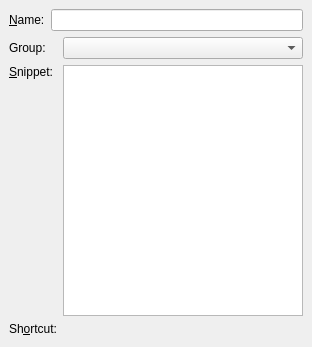
<?xml version="1.0" encoding="UTF-8"?>
<ui version="4.0">
 <class>SnippetDialog</class>
 <widget class="QWidget" name="SnippetDialog">
  <property name="geometry">
   <rect>
    <x>0</x>
    <y>0</y>
    <width>312</width>
    <height>347</height>
   </rect>
  </property>
  <property name="windowTitle">
   <string>Form</string>
  </property>
  <layout class="QVBoxLayout" name="verticalLayout">
   <property name="leftMargin">
    <number>9</number>
   </property>
   <property name="topMargin">
    <number>9</number>
   </property>
   <property name="rightMargin">
    <number>9</number>
   </property>
   <item>
    <layout class="QFormLayout" name="formLayout_2">
     <item row="0" column="0">
      <widget class="QLabel" name="nameLabel">
       <property name="text">
        <string>&amp;Name:</string>
       </property>
       <property name="wordWrap">
        <bool>false</bool>
       </property>
       <property name="buddy">
        <cstring>nameEdit</cstring>
       </property>
      </widget>
     </item>
     <item row="0" column="1">
      <widget class="KLineEdit" name="nameEdit"/>
     </item>
    </layout>
   </item>
   <item>
    <widget class="QWidget" name="groupWidget" native="true">
     <layout class="QGridLayout" name="gridLayout" rowstretch="0,1,0">
      <property name="margin">
       <number>0</number>
      </property>
      <item row="0" column="0">
       <widget class="QLabel" name="textLabelGroup">
        <property name="text">
         <string comment="Group to which the snippet belongs.">Group:</string>
        </property>
        <property name="wordWrap">
         <bool>false</bool>
        </property>
       </widget>
      </item>
      <item row="0" column="1">
       <widget class="KComboBox" name="groupBox"/>
      </item>
      <item row="1" column="0">
       <widget class="QLabel" name="textLabel">
        <property name="text">
         <string>&amp;Snippet:</string>
        </property>
        <property name="alignment">
         <set>Qt::AlignTop</set>
        </property>
        <property name="wordWrap">
         <bool>false</bool>
        </property>
        <property name="buddy">
         <cstring>snippetText</cstring>
        </property>
       </widget>
      </item>
      <item row="1" column="1">
       <widget class="KTextEdit" name="snippetText">
        <property name="font">
         <font>
          <family>Courier</family>
          <pointsize>11</pointsize>
         </font>
        </property>
       </widget>
      </item>
      <item row="2" column="0">
       <widget class="QLabel" name="keyWidgetLabel">
        <property name="text">
         <string>Sh&amp;ortcut:</string>
        </property>
        <property name="wordWrap">
         <bool>false</bool>
        </property>
        <property name="buddy">
         <cstring>keyWidget</cstring>
        </property>
       </widget>
      </item>
      <item row="2" column="1">
       <widget class="KKeySequenceWidget" name="keyWidget">
        <property name="sizePolicy">
         <sizepolicy hsizetype="Preferred" vsizetype="Preferred">
          <horstretch>0</horstretch>
          <verstretch>0</verstretch>
         </sizepolicy>
        </property>
       </widget>
      </item>
     </layout>
    </widget>
   </item>
  </layout>
 </widget>
 <customwidgets>
  <customwidget>
   <class>KKeySequenceWidget</class>
   <extends>QWidget</extends>
   <header>kkeysequencewidget.h</header>
  </customwidget>
  <customwidget>
   <class>KLineEdit</class>
   <extends>QLineEdit</extends>
   <header>klineedit.h</header>
  </customwidget>
  <customwidget>
   <class>KComboBox</class>
   <extends>QComboBox</extends>
   <header>kcombobox.h</header>
  </customwidget>
  <customwidget>
   <class>KTextEdit</class>
   <extends>QTextEdit</extends>
   <header>ktextedit.h</header>
  </customwidget>
 </customwidgets>
 <resources/>
 <connections/>
</ui>
